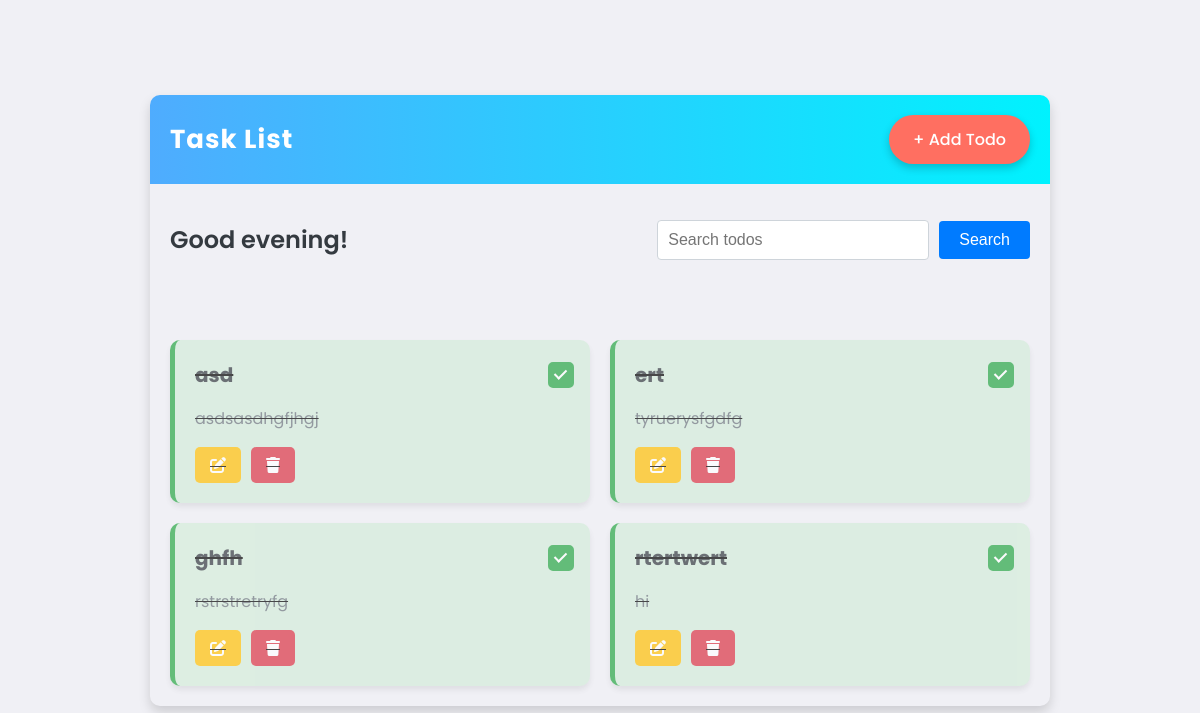
Before: / with the older database file.
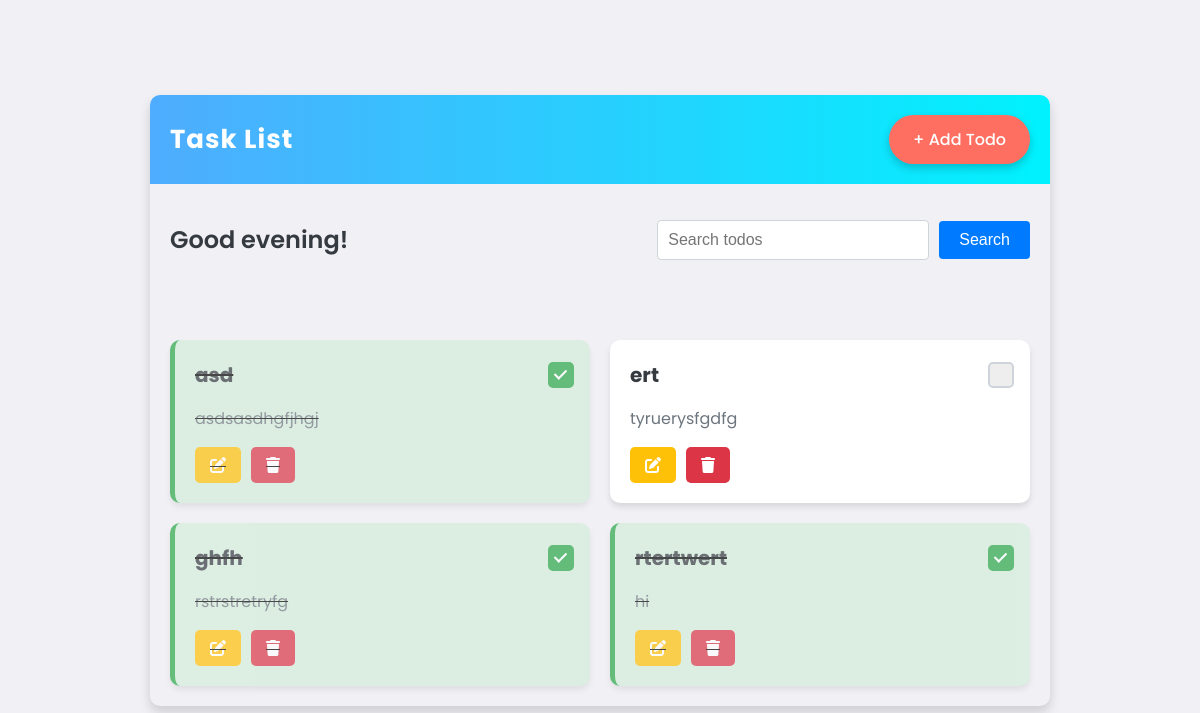
After: the same page with the newer database file.
### todolist/models.py (models this page shows, shortened)
class Todo(models.Model):
    title = models.CharField(max_length=200)
    description = models.TextField(blank=True)
    completed = models.BooleanField(default=False)
    created_at = models.DateTimeField(auto_now_add=True)
    updated_at = models.DateTimeField(auto_now=True)

### todolist/views.py (the view)
# urls.py: path('', views.todo_list, name='todo_list'),
def todo_list(request):
    query = request.GET.get('q')
    if query:
        todos = Todo.objects.filter(title__icontains=query).order_by('-created_at')  # Filter todos batay sa search query
    else:
        todos = Todo.objects.all().order_by('-created_at')
    message = "No matching todos found." if query and not todos else None
    return render(request, 'todo_list.html', {'todos': todos, 'query': query, 'message': message})

### todolist/templates/todo_list.html (shortened to what this page needs)
{% extends 'index.html' %}
{% block content %}
<div class="header-container">
    <div class="greetings">
        {% with current_hour=now.hour %}
            {% if current_hour < 12 %}
                <h1>Good morning!</h1>
            {% elif current_hour < 18 %}
                <h1>Good afternoon!</h1>
            {% else %}
                <h1>Good evening!</h1>
            {% endif %}
        {% endwith %}
    </div>
    <div class="search-bar">
        <form method="get" action="{% url 'todo_list' %}">
            <input type="text" name="q" placeholder="Search todos" >
            <button type="submit">Search</button>
        </form>
    </div>
</div>
<div class="todo-container">
    {% if todos %}
        {% for todo in todos %}
        <div class="todo-card {% if todo.completed %}completed{% endif %}">
            <div class="todo-header">
                <h2>{{ todo.title }}</h2>
                <form method="post" action="{% url 'todo_update' todo.pk %}" class="todo-checkbox-form">
                    <label class="custom-checkbox">
                        <span class="checkmark"></span>
                    </label>
                </form>
            </div>
            <p>{{ todo.description }}</p>
            <div class="todo-actions">
                <a href="{% url 'todo_update' todo.pk %}" class="btn btn-edit"><i class="fas fa-edit"></i></a>
                <a href="{% url 'todo_delete' todo.pk %}" class="btn btn-delete"><i class="fas fa-trash"></i></a>
            </div>
        </div>
        {% endfor %}
    {% else %}
        <div class="no-results">
            <p>No matching todos found.</p>
        </div>
    {% endif %}
</div>
{% endblock %}

### todolist/templates/index.html (shortened to what this page needs)
{% load static %}
<!DOCTYPE html>
<html lang="en">
<head>
    <link rel="stylesheet" href="{% static 'styles.css' %}">
    <link rel="stylesheet" href="https://cdnjs.cloudflare.com/ajax/libs/font-awesome/6.0.0-beta3/css/all.min.css" />
</head>
<body>
    <div class="container">
        <nav class="navbar">
            <h1>Task List</h1>
            <a href="{% url 'todo_create' %}" class="btn btn-add">+ Add Todo</a>
        </nav>
        <div class="content">
            {% block content %}{% endblock %}
        </div>
    </div>
</body>
</html>

### todolist/static/styles.css (style rules this page uses)
body { font-family: 'Poppins', sans-serif; background-color: #f0f0f5; margin: 0; padding: 0; display: flex; justify-content: center; align-items: center; min-height: 100vh; }
.container { width: 100%; max-width: 900px; margin: 20px; box-shadow: 0 6px 12px rgba(0, 0, 0, 0.15); border-radius: 10px; overflow: hidden; }
.navbar { background: linear-gradient(90deg, #4facfe 0%, #00f2fe 100%); color: white; padding: 20px; display: flex; justify-content: space-between; align-items: center; }
.navbar h1 { font-size: 26px; margin: 0; letter-spacing: 1px; }
.navbar .btn-add { background-color: #ff6f61; color: white; text-decoration: none; padding: 12px 24px; border-radius: 30px; font-weight: 500; transition: all 0.3s ease; box-shadow: 0 4px 8px rgba(0, 0, 0, 0.2); }
.content { display: flex; flex-direction: column; gap: 20px; }
.todo-container { display: grid; grid-template-columns: repeat(auto-fit, minmax(300px, 1fr)); gap: 20px; padding: 20px; }
.todo-card { background: white; padding: 20px; border-radius: 10px; box-shadow: 0 4px 6px rgba(0, 0, 0, 0.1); transition: transform 0.3s, box-shadow 0.3s; }
.todo-card.completed { background-color: #d4edda; border-left: 5px solid #28a745; }
.todo-card h2 { margin: 0; font-size: 20px; color: #343a40; }
.todo-card p { color: #6c757d; }
.todo-actions { margin-top: 10px; display: flex; gap: 10px; }
.btn { padding: 10px 15px; border: none; border-radius: 5px; cursor: pointer; display: flex; align-items: center; gap: 5px; text-decoration: none; color: white; transition: background-color 0.3s; font-family: 'Poppins', sans-serif; }
.btn-edit { background-color: #ffc107; }
.btn-delete { background-color: #dc3545; }
.custom-checkbox { position: relative; display: inline-block; width: 22px; height: 22px; }
.checkmark { position: absolute; top: 0; left: 0; height: 22px; width: 22px; background-color: #eee; border-radius: 5px; border: 2px solid #ced4da; transition: background-color 0.3s; }
.custom-checkbox input:checked ~ .checkmark { background-color: #28a745; border-color: #28a745; }
.checkmark:after { content: ""; position: absolute; display: none; }
.custom-checkbox input:checked ~ .checkmark:after { display: block; }
.custom-checkbox .checkmark:after { left: 7px; top: 3px; width: 5px; height: 10px; border: solid white; border-width: 0 2px 2px 0; transform: rotate(45deg); }
.todo-header { display: flex; justify-content: space-between; align-items: center; }
.todo-card.completed { background-color: #d4edda; border-left: 5px solid #28a745; text-decoration: line-through; opacity: 0.7; }
.header-container { display: flex; justify-content: space-between; align-items: center; margin-bottom: 20px; margin-top: 1rem; padding: 20px; }
.greetings h1 { margin: 0; font-size: 24px; font-weight: 600; color: #343a40; }
.search-bar form { display: flex; align-items: center; }
.search-bar input { width: 250px; padding: 10px; border: 1px solid #ced4da; border-radius: 4px; font-size: 16px; }
.search-bar button { padding: 10px 20px; margin-left: 10px; background-color: #007bff; border: none; border-radius: 4px; color: white; font-size: 16px; cursor: pointer; }

Changed rows visible on the page:
changed Todo "ert": completed True → False (drawn)
